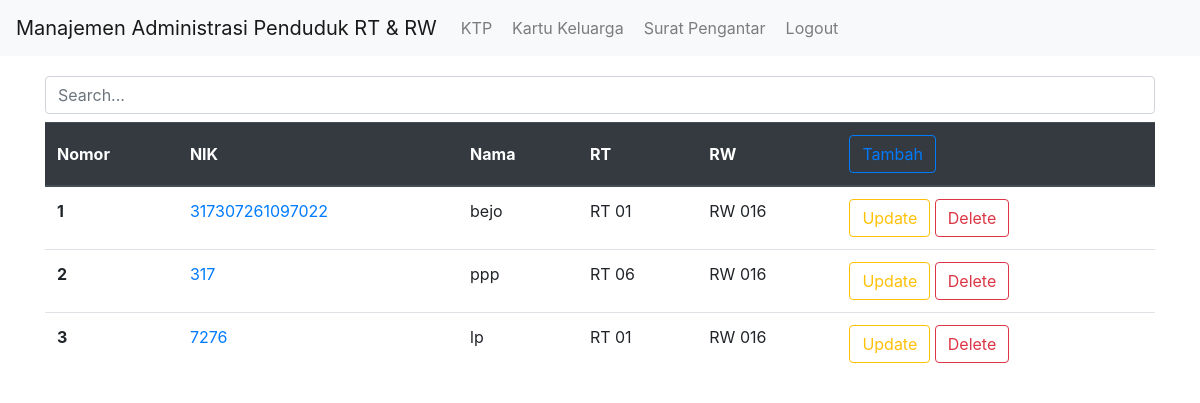
/warga/ktp/list (signed in), run on the app's committed database.
### warga/models.py (models this page shows, shortened)
class Ktp(models.Model):
    JENIS_KELAMIN = (
        ('L', 'Laki Laki'),
        ('P', 'Perempuan')
    )
    GOLDAR_CHOICE = (
        ('1', '-'),
        ('2', 'A'),
        ('3', 'B'),
        ('4', 'AB'),
        ('5', 'O'),
    )
    RT_CHOICES = (
        ('1', 'RT 01'),
        ('2', 'RT 02'),
        ('3', 'RT 03'),
        ('4', 'RT 04'),
        ('5', 'RT 05'),
        ('6', 'RT 06'),
        ('7', 'RT 07'),
        ('8', 'RT 08'),
        ('9', 'RT 09'),
    )
    AGAMA_CHOICES = (
        ('1', '-'),
        ('2', 'Islam'),
        ('3', 'Kristen Protestan'),
        ('4', 'Hindu'),
        ('5', 'Budha'),
        ('6', 'Katolik'),
        ('7', 'Kong Hu Cu'),
    )
    STATUS_PERKAWINAN = (
        ('BK', 'Belum Kawin'),
        ('K', 'Kawin '),
    )
    KEWARGANEGARAAN_CHOICE = (
        ('WNI', 'Warga Negara Indonesia'),
        ('WNA', 'Warga Negara Asing')
    )
    nik = models.CharField(max_length=16,unique=True)
    nama = models.CharField(max_length=100, blank=False, null=False)
    tanggal_lahir = models.DateField()
    tempat_lahir = models.CharField(max_length=15)
    jenis_kelamin = models.CharField(max_length=10, choices=JENIS_KELAMIN)
    golongan_darah = models.CharField(max_length=2, choices=GOLDAR_CHOICE, default=1)
    alamat = models.CharField(max_length=50)
    rt = models.CharField(max_length=3, choices=RT_CHOICES, blank=True, null=True)
    rw = models.CharField(max_length=7, default="RW 016", blank=False, null=False)
    kecamatan = models.CharField(max_length=25, default="Grogol Petamburan")
    agama = models.CharField(max_length=15, choices=AGAMA_CHOICES, default=1)
    status_perkawinan = models.CharField(max_length=11, choices=STATUS_PERKAWINAN, default=1)
    pekerjaan = models.CharField(max_length=25)
    kewarganegaraan = models.CharField(max_length=3, choices=KEWARGANEGARAAN_CHOICE)
    masa_berlaku = models.CharField(max_length=15, default="Seumur Hidup", editable=False)
    scan_ktp = models.ImageField(blank=True, null=True,
                                 upload_to='scan_ktp/',
                                 default='/noimage.png')

### warga/views.py (the view)
# urls.py: path('ktp/list', KtpList.as_view(), name='list_ktp'),
class KtpList(LoginRequiredMixin, ListView):
    login_url = '/akun/login'
    model = Ktp
    template_name = "ktp/ktp_list.html"
    context_object_name = 'ktp_list'
    def get_queryset(self):
        query = self.request.GET.get('q')
        if query:
            object_list = Ktp.objects.filter(Q(nik__icontains=query) | Q(nama__icontains=query))
        else:
            object_list = Ktp.objects.all()
        return object_list

### warga/templates/ktp/ktp_list.html (shortened to what this page needs)
{% extends "base.html" %}
{% block contents %}
<div class="row">
    <div class="col-md-12">
        <form action="{% url 'warga:list_ktp' %}" method="get">
            <input class="form-control" name="q" type="text" placeholder="Search...">
        </form>
    </div>
</div>
<div class="row">
    <div class="col-md-12">
        <div class="table-responsive">
            <table align="center" class="table mt-2">
                <thead class="thead-dark">
                <tr>
                    <th scope="col" class="align-middle">Nomor</th>
                    <th scope="col" class="align-middle">NIK</th>
                    <th scope="col" class="align-middle">Nama</th>
                    <th scope="col" class="align-middle">RT</th>
                    <th scope="col" class="align-middle">RW</th>
                    <th><a class="btn btn-outline-primary align-right" href="{% url 'warga:create_ktp' %}" title="">Tambah</a></th>
                </tr>
                </thead>
                <tbody>
                {% for ktp in ktp_list %}
                    <tr>
                        <th scope="row">{{forloop.counter}}</th>
                        <td><a href="{% url 'warga:detail_ktp' ktp.pk %}">{{ ktp.nik }}</a></td>
                        <td>{{ktp.nama}}</td>
                        <td>{{ktp.get_rt_display}}</td>
                        <td>{{ktp.rw}}</td>
                        <td><a class="btn btn-outline-warning" href="{% url 'warga:update_ktp' ktp.id %}" title="">Update</a>
                            <a class="btn btn-outline-danger" href="{% url 'warga:delete_ktp' ktp.id %}" title="">Delete</a></td>
                    </tr>
                {% endfor %}
                </tbody>
            </table>
        </div>
    </div>
</div>
{% endblock contents %}

### data on the page
Ktp: nik "317307261097022", nama "bejo", rt "RT 01", rw "RW 016"
Ktp: nik "317", nama "ppp", rt "RT 06", rw "RW 016"
Ktp: nik "7276", nama "lp", rt "RT 01", rw "RW 016"
